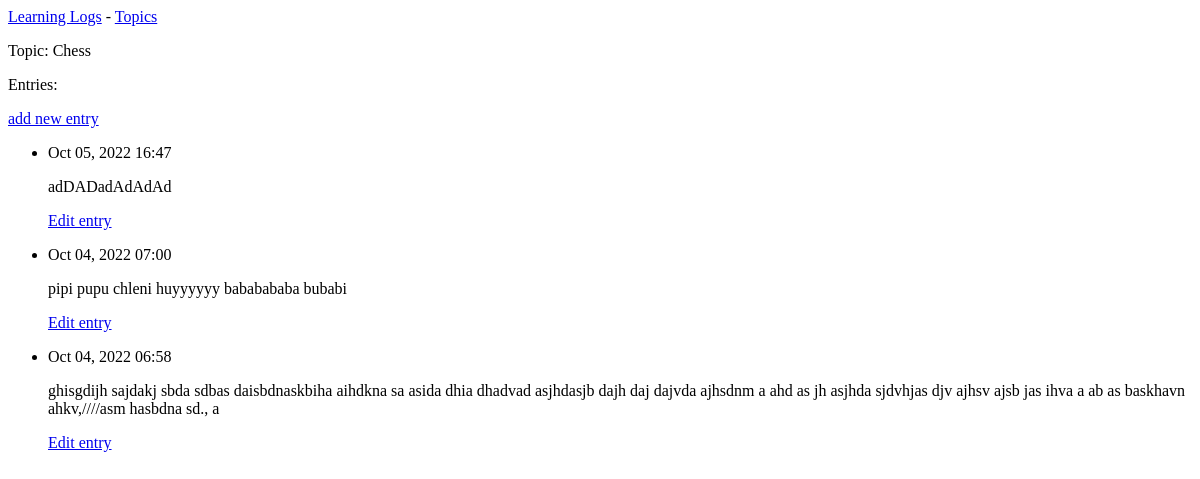
Page /topics/1/ on the earlier database version.
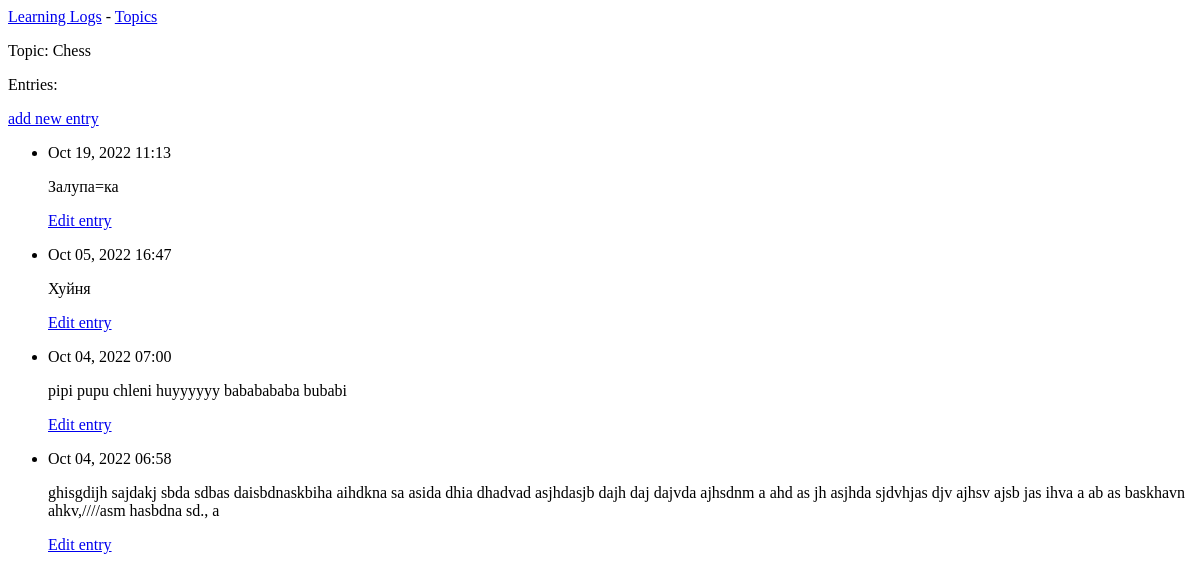
Same page on the later database version.
### learning_logs/models.py (models this page shows, shortened)
class Entry(models.Model):
    topic = models.ForeignKey(Topic, on_delete=models.CASCADE)
    text = models.TextField()
    date_added = models.DateTimeField(auto_now_add=True)
    class Meta:
        verbose_name_plural = 'entries'

### learning_logs/views.py (the view)
# urls.py: path('topics/<int:topic_id>/', views.topic, name='topic'), # Page with an addition information about topic
def topic(request, topic_id):
    topic = Topic.objects.get(id=topic_id)
    entries = topic.entry_set.order_by('-date_added')
    context = {'topic': topic, 'entries': entries}
    return render(request, 'learning_logs/topic.html', context)

### learning_logs/models.py (called while the page is built)
    def __str__(self) -> str:
        return self.text

### learning_logs/templates/learning_logs/topic.html
{% extends 'learning_logs/base.html' %}
{% block content %}
<p>Topic: {{ topic }}</p>
<p>Entries:</p>
<p>
    <a href="{% url 'learning_logs:new_entry' topic.id %}">add new entry</a>
</p>
<ul>
    {% for entry in entries %}
    <li>
        <p>{{ entry.date_added|date:'M d, Y H:i' }}</p>
        <p>{{ entry.text|linebreaks }}</p>
        <p>
            <a href="{% url 'learning_logs:edit_entry' entry.id%}">Edit entry</a>
        </p>
    </li>
    {% empty %}
    <li>There are no entries for this topic yet!</li>
    {% endfor %}
</ul>
{% endblock content %}

Differences in the rows shown:
added Entry: date_added "Oct 19, 2022 11:13", text "Залупа=ка"
changed Entry: text "adDADadAdAdAd" → "Хуйня"
